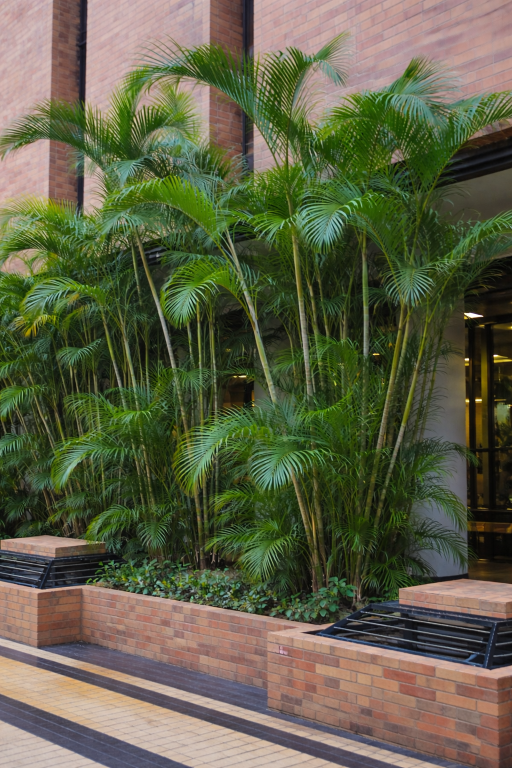
#> input picture img-used-to-test-in-steamlit-gui/areca-palm.png, 1024 x 1536 px (shown at 1/2 size)
$ python -i features.py   (imports and definitions only)
#> lines starting #> are read from the running program, lines starting #| are printed output that depends on the picture
from __future__ import annotations

from pathlib import Path
from typing import Tuple, Union

import cv2
import numpy as np
from skimage.feature import hog, local_binary_pattern

ImageLike = Union[str, Path, np.ndarray]


def preprocess_image(image: ImageLike, size: Tuple[int, int] = (128, 128)) -> np.ndarray:
    """
    Load and resize an image to a fixed size for feature extraction.

    This function is intended to be the single preprocessing entry point used by
    training, evaluation, and app inference to guarantee identical behavior.

    Args:
        image: Image path or already-loaded ndarray (BGR or grayscale).
        size: Target output size as (width, height).

    Returns:
        A uint8 BGR image of shape (height, width, 3).

    Raises:
        ValueError: If the image cannot be loaded or is invalid.
        TypeError: If the input type is not supported.
    """
    if not (isinstance(size, tuple) and len(size) == 2 and size[0] > 0 and size[1] > 0):
        raise ValueError(f"size must be a 2-tuple of positive ints, got: {size!r}")

    img: np.ndarray | None

    if isinstance(image, (str, Path)):
        image_path = Path(image)
        if not image_path.exists() or not image_path.is_file():
            raise ValueError(f"Image path does not exist or is not a file: {image_path}")
        img = cv2.imread(str(image_path), cv2.IMREAD_COLOR)
    elif isinstance(image, np.ndarray):
        if image.size == 0:
            raise ValueError("Input image array is empty.")
        img = image
    else:
        raise TypeError(
            "image must be a path (str/Path) or a NumPy ndarray, "
            f"got {type(image).__name__}"
        )

    if img is None:
        raise ValueError("Failed to decode image. The file may be corrupted or unsupported.")

    if img.ndim == 2:
        img = cv2.cvtColor(img, cv2.COLOR_GRAY2BGR)
    elif img.ndim == 3 and img.shape[2] == 4:
        img = cv2.cvtColor(img, cv2.COLOR_BGRA2BGR)
    elif img.ndim != 3 or img.shape[2] != 3:
        raise ValueError(f"Unsupported image shape: {img.shape}")

    if img.dtype != np.uint8:
        img = np.clip(img, 0, 255).astype(np.uint8)

    return cv2.resize(img, size, interpolation=cv2.INTER_AREA)


def extract_hsv_histogram(
    bgr_image: np.ndarray,
    h_bins: int = 16,
    s_bins: int = 16,
    v_bins: int = 16,
) -> np.ndarray:
    """Compute and L1-normalize a 3D HSV color histogram."""
    hsv = cv2.cvtColor(bgr_image, cv2.COLOR_BGR2HSV)
    hist = cv2.calcHist([hsv], [0, 1, 2], None, [h_bins, s_bins, v_bins], [0, 180, 0, 256, 0, 256])
    hist = hist.flatten().astype(np.float32)
    norm = np.sum(hist)
    if norm > 0:
        hist /= norm
    return hist


def extract_lbp_histogram(
    bgr_image: np.ndarray,
    radius: int = 1,
    n_points: int = 8,
    method: str = "uniform",
) -> np.ndarray:
    """Compute normalized Local Binary Pattern histogram on grayscale image."""
    gray = cv2.cvtColor(bgr_image, cv2.COLOR_BGR2GRAY)
    lbp = local_binary_pattern(gray, P=n_points, R=radius, method=method)

    if method == "uniform":
        n_bins = n_points + 2
    else:
        n_bins = int(lbp.max() + 1)

    hist, _ = np.histogram(lbp.ravel(), bins=n_bins, range=(0, n_bins))
    hist = hist.astype(np.float32)
    norm = np.sum(hist)
    if norm > 0:
        hist /= norm
    return hist


def extract_hog_descriptor(
    bgr_image: np.ndarray,
    orientations: int = 9,
    pixels_per_cell: Tuple[int, int] = (8, 8),
    cells_per_block: Tuple[int, int] = (2, 2),
) -> np.ndarray:
    """Compute HOG descriptor on grayscale image and return float32 vector."""
    gray = cv2.cvtColor(bgr_image, cv2.COLOR_BGR2GRAY)
    descriptor = hog(
        gray,
        orientations=orientations,
        pixels_per_cell=pixels_per_cell,
        cells_per_block=cells_per_block,
        block_norm="L2-Hys",
        transform_sqrt=True,
        feature_vector=True,
    )
    return descriptor.astype(np.float32)


def extract_feature_vector(image: ImageLike, size: Tuple[int, int] = (128, 128)) -> np.ndarray:
    """
    Build a single fused feature vector from HSV, LBP, and HOG features.

    All pipelines should call this function (or at least preprocess_image first)
    so preprocessing is consistent across train/eval/inference.
    """
    processed = preprocess_image(image, size=size)
    color_feat = extract_hsv_histogram(processed)
    texture_feat = extract_lbp_histogram(processed)
    shape_feat = extract_hog_descriptor(processed)
    return np.concatenate([color_feat, texture_feat, shape_feat], axis=0).astype(np.float32)

>>> import cv2
>>> picture = cv2.imread('../img-used-to-test-in-steamlit-gui/areca-palm.png')
#> picture is the input picture: shape (1536, 1024, 3); mean B, G, R 70.8, 96.4, 94.7
>>> result = extract_feature_vector(picture)
#> in preprocess_image, `return cv2.resize(img, size, interpolation=cv2.INTER_AREA)`:
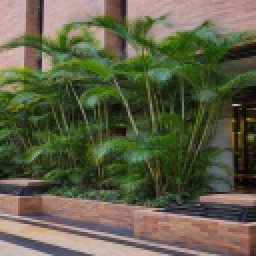
#> returned value: shape (128, 128, 3) (shown 2 times larger); mean of channels 0, 1, 2 70.8, 96.4, 94.7; drawn as B, G, R
#> in extract_hsv_histogram, `hsv = cv2.cvtColor(bgr_image, cv2.COLOR_BGR2HSV)`: hsv: shape (128, 128, 3); mean H, S, V 44.8, 101.9, 106.6
#> in extract_hsv_histogram, `hist = hist.flatten().astype(np.float32)`: hist = 4096 values, max 591 at index 44, min 0 at index 0, mean 4
#> in extract_hsv_histogram, `norm = np.sum(hist)`: norm = 16384
#> in extract_hsv_histogram, `hist /= norm`: hist = 4096 values, max 0.0361 at index 44, min 0 at index 0, mean 0.000244
#> in extract_feature_vector, `color_feat = extract_hsv_histogram(processed)`: color_feat has the same summary as hist in extract_hsv_histogram
#> in extract_lbp_histogram, `gray = cv2.cvtColor(bgr_image, cv2.COLOR_BGR2GRAY)`:
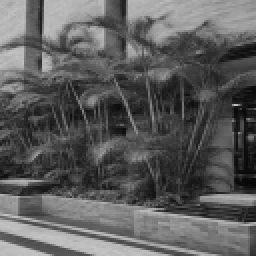
#> gray: shape (128, 128) (shown 2 times larger); min 7, max 200, mean 93
#> in extract_lbp_histogram, `lbp = local_binary_pattern(gray, P=n_points, R=radius, method=method)`:
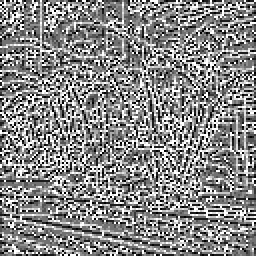
#> lbp: shape (128, 128) float64 (shown 2 times larger); min 0, max 9, mean 4.8; drawn with min black and max white
#> in extract_lbp_histogram, `hist, _ = np.histogram(lbp.ravel(), bins=n_bins, range=(0, n_bins))`: hist = [1129, 1734, 928, 1514, 2851, 1767, 1128, 1568, 1414, 2351]
#> in extract_lbp_histogram, `norm = np.sum(hist)`: norm = 16384
#> in extract_lbp_histogram, `hist /= norm`: hist = [0.0689, 0.106, 0.0566, 0.0924, 0.174, 0.108, 0.0688, 0.0957, 0.0863, 0.143]
#> in extract_feature_vector, `texture_feat = extract_lbp_histogram(processed)`: texture_feat has the same summary as hist in extract_lbp_histogram
#> in extract_hog_descriptor, `descriptor = hog( gray, orientations=orientations, pixels_per_cell=pix..`: descriptor = 8100 values, max 0.508 at index 72, min 0 at index 24, mean 0.136
#> in extract_feature_vector, `shape_feat = extract_hog_descriptor(processed)`: shape_feat has the same summary as descriptor in extract_hog_descriptor
#> result = 12206 values, max 0.508 at index 4178, min 0 at index 0, mean 0.0904

$ run again, on img-used-to-test-in-steamlit-gui/buddhist-pine.png
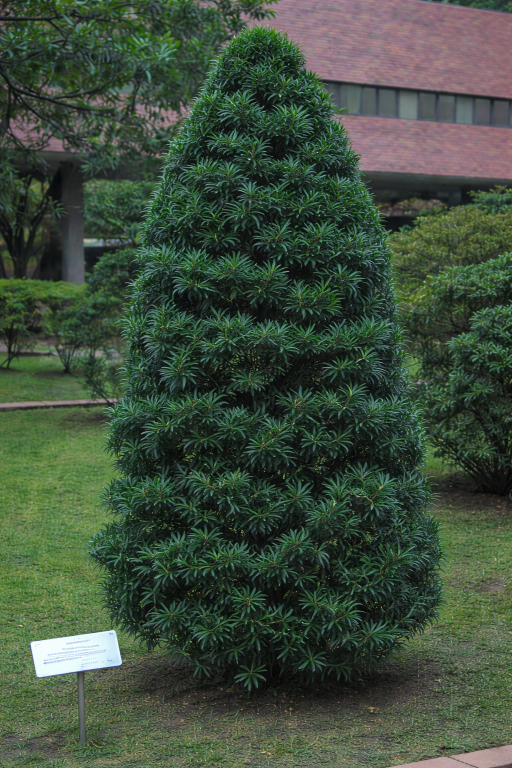
#> input picture img-used-to-test-in-steamlit-gui/buddhist-pine.png, 1024 x 1536 px (shown at 1/2 size)
#> picture is the input picture: shape (1536, 1024, 3); mean B, G, R 60.6, 77.9, 62.5
#> in preprocess_image, `return cv2.resize(img, size, interpolation=cv2.INTER_AREA)`:
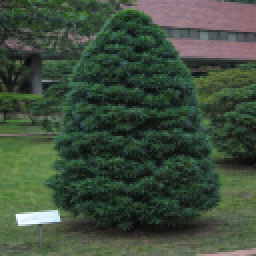
#> returned value: shape (128, 128, 3) (shown 2 times larger); mean of channels 0, 1, 2 60.6, 77.9, 62.5; drawn as B, G, R
#> hsv: shape (128, 128, 3); mean H, S, V 69.2, 78.1, 80.3
#> in extract_hsv_histogram, `hist = hist.flatten().astype(np.float32)`: hist = 4096 values, max 480 at index 1635, min 0 at index 8, mean 4
#> in extract_hsv_histogram, `norm = np.sum(hist)`: norm = 16384
#> in extract_hsv_histogram, `hist /= norm`: hist = 4096 values, max 0.0293 at index 1635, min 0 at index 8, mean 0.000244
#> color_feat has the same summary as hist in extract_hsv_histogram
#> in extract_lbp_histogram, `lbp = local_binary_pattern(gray, P=n_points, R=radius, method=method)`:
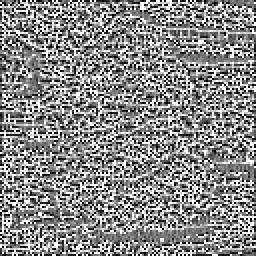
#> lbp: shape (128, 128) float64 (shown 2 times larger); min 0, max 9, mean 4.87; drawn with min black and max white
#> in extract_lbp_histogram, `hist, _ = np.histogram(lbp.ravel(), bins=n_bins, range=(0, n_bins))`: hist = [1372, 1520, 1063, 1594, 2133, 1839, 1197, 1538, 1535, 2593]
#> in extract_lbp_histogram, `norm = np.sum(hist)`: norm = 16384
#> in extract_lbp_histogram, `hist /= norm`: hist = [0.0837, 0.0928, 0.0649, 0.0973, 0.13, 0.112, 0.0731, 0.0939, 0.0937, 0.158]
#> texture_feat has the same summary as hist in extract_lbp_histogram
#> descriptor = 8100 values, max 0.498 at index 1534, min 0 at index 465, mean 0.144
#> shape_feat has the same summary as descriptor in extract_hog_descriptor
#> result = 12206 values, max 0.498 at index 5640, min 0 at index 8, mean 0.0958

$ run again, on img-used-to-test-in-steamlit-gui/chinese-hibiscus.png
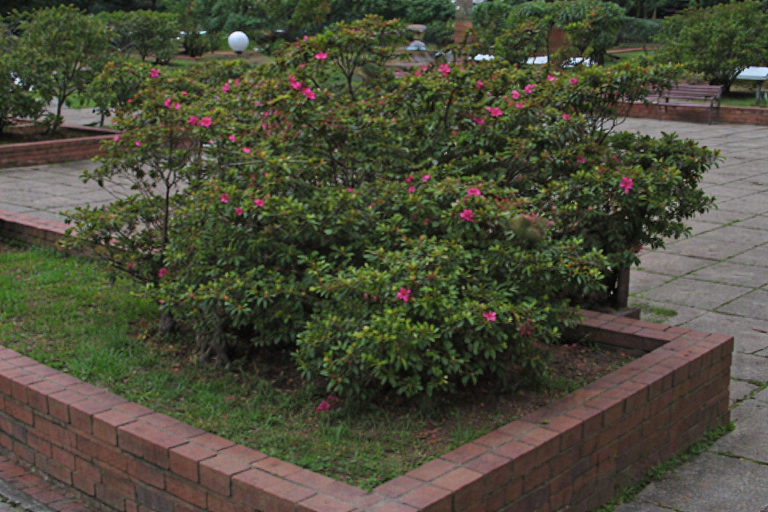
#> input picture img-used-to-test-in-steamlit-gui/chinese-hibiscus.png, 1536 x 1024 px (shown at 1/2 size)
#> picture is the input picture: shape (1024, 1536, 3); mean B, G, R 57.4, 75.5, 75.2
#> in preprocess_image, `return cv2.resize(img, size, interpolation=cv2.INTER_AREA)`:
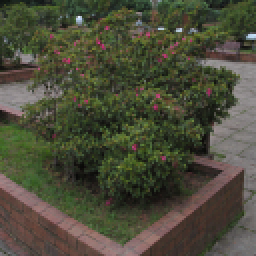
#> returned value: shape (128, 128, 3) (shown 2 times larger); mean of channels 0, 1, 2 57.4, 75.5, 75.2; drawn as B, G, R
#> hsv: shape (128, 128, 3); mean H, S, V 39.6, 79.4, 81.4
#> in extract_hsv_histogram, `hist = hist.flatten().astype(np.float32)`: hist = 4096 values, max 376 at index 868, min 0 at index 0, mean 4
#> in extract_hsv_histogram, `norm = np.sum(hist)`: norm = 16384
#> in extract_hsv_histogram, `hist /= norm`: hist = 4096 values, max 0.0229 at index 868, min 0 at index 0, mean 0.000244
#> color_feat has the same summary as hist in extract_hsv_histogram
#> in extract_lbp_histogram, `lbp = local_binary_pattern(gray, P=n_points, R=radius, method=method)`:
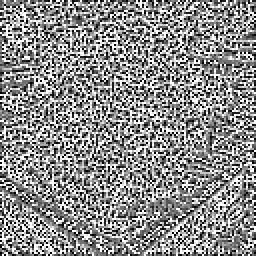
#> lbp: shape (128, 128) float64 (shown 2 times larger); min 0, max 9, mean 4.96; drawn with min black and max white
#> in extract_lbp_histogram, `hist, _ = np.histogram(lbp.ravel(), bins=n_bins, range=(0, n_bins))`: hist = [1515, 1644, 1140, 1429, 1600, 1482, 1277, 1664, 1690, 2943]
#> in extract_lbp_histogram, `norm = np.sum(hist)`: norm = 16384
#> in extract_lbp_histogram, `hist /= norm`: hist = [0.0925, 0.1, 0.0696, 0.0872, 0.0977, 0.0905, 0.0779, 0.102, 0.103, 0.18]
#> texture_feat has the same summary as hist in extract_lbp_histogram
#> descriptor = 8100 values, max 0.482 at index 6410, min 0 at index 84, mean 0.15
#> shape_feat has the same summary as descriptor in extract_hog_descriptor
#> result = 12206 values, max 0.482 at index 10516, min 0 at index 0, mean 0.0997

$ run again, on img-used-to-test-in-steamlit-gui/palm.png
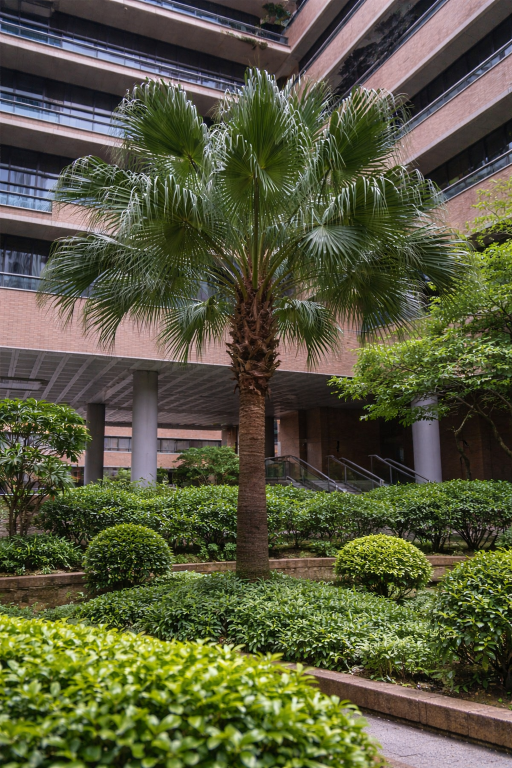
#> input picture img-used-to-test-in-steamlit-gui/palm.png, 1024 x 1536 px (shown at 1/2 size)
#> picture is the input picture: shape (1536, 1024, 3); mean B, G, R 61.4, 88.6, 87.1
#> in preprocess_image, `return cv2.resize(img, size, interpolation=cv2.INTER_AREA)`:
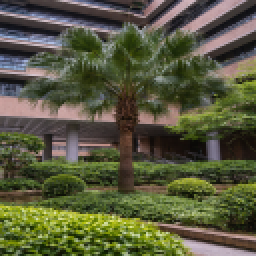
#> returned value: shape (128, 128, 3) (shown 2 times larger); mean of channels 0, 1, 2 61.4, 88.6, 87.1; drawn as B, G, R
#> hsv: shape (128, 128, 3); mean H, S, V 50.3, 99.9, 95.2
#> in extract_hsv_histogram, `hist = hist.flatten().astype(np.float32)`: hist = 4096 values, max 224 at index 36, min 0 at index 0, mean 4
#> in extract_hsv_histogram, `norm = np.sum(hist)`: norm = 16384
#> in extract_hsv_histogram, `hist /= norm`: hist = 4096 values, max 0.0137 at index 36, min 0 at index 0, mean 0.000244
#> color_feat has the same summary as hist in extract_hsv_histogram
#> in extract_lbp_histogram, `lbp = local_binary_pattern(gray, P=n_points, R=radius, method=method)`:
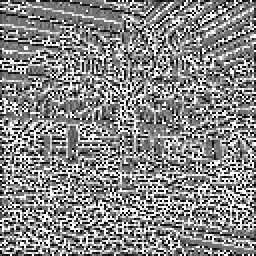
#> lbp: shape (128, 128) float64 (shown 2 times larger); min 0, max 9, mean 4.78; drawn with min black and max white
#> in extract_lbp_histogram, `hist, _ = np.histogram(lbp.ravel(), bins=n_bins, range=(0, n_bins))`: hist = [1281, 1580, 1009, 1528, 2736, 1833, 1092, 1503, 1419, 2403]
#> in extract_lbp_histogram, `norm = np.sum(hist)`: norm = 16384
#> in extract_lbp_histogram, `hist /= norm`: hist = [0.0782, 0.0964, 0.0616, 0.0933, 0.167, 0.112, 0.0667, 0.0917, 0.0866, 0.147]
#> texture_feat has the same summary as hist in extract_lbp_histogram
#> descriptor = 8100 values, max 0.443 at index 326, min 0 at index 18, mean 0.14
#> shape_feat has the same summary as descriptor in extract_hog_descriptor
#> result = 12206 values, max 0.443 at index 4432, min 0 at index 0, mean 0.0929
